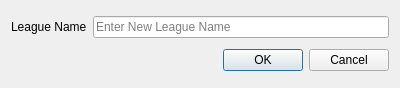
<?xml version="1.0" encoding="UTF-8"?>
<ui version="4.0">
 <class>add_league_dialog</class>
 <widget class="QDialog" name="add_league_dialog">
  <property name="geometry">
   <rect>
    <x>0</x>
    <y>0</y>
    <width>400</width>
    <height>88</height>
   </rect>
  </property>
  <property name="windowTitle">
   <string>Dialog</string>
  </property>
  <layout class="QVBoxLayout" name="verticalLayout">
   <item>
    <layout class="QHBoxLayout" name="horizontalLayout">
     <item>
      <widget class="QLabel" name="league_name_label">
       <property name="toolTip">
        <string/>
       </property>
       <property name="text">
        <string>League Name</string>
       </property>
      </widget>
     </item>
     <item>
      <widget class="QLineEdit" name="lineEdit">
       <property name="text">
        <string/>
       </property>
       <property name="placeholderText">
        <string>Enter New League Name</string>
       </property>
      </widget>
     </item>
    </layout>
   </item>
   <item>
    <widget class="QDialogButtonBox" name="buttonBox">
     <property name="orientation">
      <enum>Qt::Horizontal</enum>
     </property>
     <property name="standardButtons">
      <set>QDialogButtonBox::Cancel|QDialogButtonBox::Ok</set>
     </property>
    </widget>
   </item>
  </layout>
 </widget>
 <resources/>
 <connections>
  <connection>
   <sender>buttonBox</sender>
   <signal>accepted()</signal>
   <receiver>add_league_dialog</receiver>
   <slot>accept()</slot>
   <hints>
    <hint type="sourcelabel">
     <x>248</x>
     <y>254</y>
    </hint>
    <hint type="destinationlabel">
     <x>157</x>
     <y>274</y>
    </hint>
   </hints>
  </connection>
  <connection>
   <sender>buttonBox</sender>
   <signal>rejected()</signal>
   <receiver>add_league_dialog</receiver>
   <slot>reject()</slot>
   <hints>
    <hint type="sourcelabel">
     <x>316</x>
     <y>260</y>
    </hint>
    <hint type="destinationlabel">
     <x>286</x>
     <y>274</y>
    </hint>
   </hints>
  </connection>
 </connections>
</ui>
